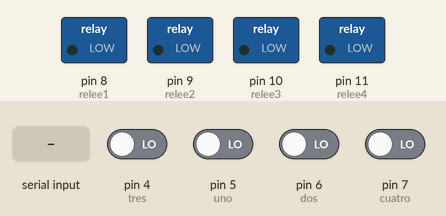
Simulated run of this sketch. Board: Arduino Uno, built with avr-gcc and run on an emulated ATmega328P. On the bench: switched loads named in the sketch (green lamp = pin HIGH). Dashed ring = blinking. The test bench sets the inputs (shaded band); at power-on: pin 4 (tres), pin 5 (uno), pin 6 (dos), pin 7 (cuatro) LOW.

Above: at 1.3 s.
1.4 s: pin 4 (tres) driven HIGH
At 1.6 s:
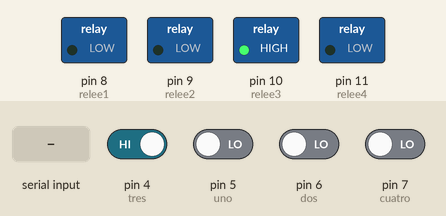
4.4 s: pin 5 (uno) driven HIGH
At 4.8 s:
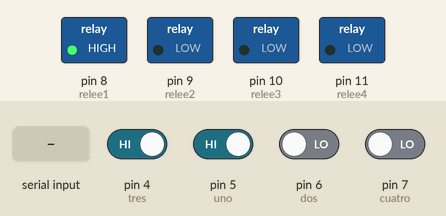
7.4 s: pin 6 (dos) driven HIGH
At 7.6 s:
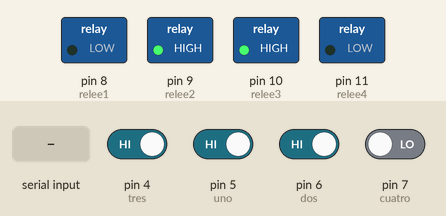
10.4 s: pin 7 (cuatro) driven HIGH
At 10.8 s:
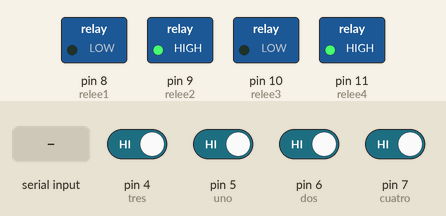
13.4 s: "a" received over Serial
16.4 s: "d" received over Serial
Timing chart, 0 to 20.4 s (numbered marks = the images above; inputs shaded):
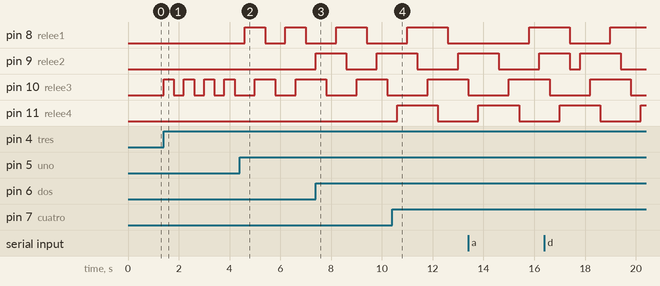

The sketch:

lights.ino
```cpp
#define __DEBUG__

#include <SPI.h>
#include <Wire.h>
#include <Adafruit_GFX.h>
#include <Adafruit_SSD1306.h>

int tres = 4;
int dos = 6;
int cuatro = 7;
int uno = 5;

int relee1 = 8;
int relee2 = 9;
int relee3 = 10;
int relee4 = 11;

int relee1status = 0;
int relee2status = 0;
int relee3status = 0;
int relee4status = 0;

void setup() {

  Serial.begin(9600);
  delay(100);
  //Serial.println("Iniciando pantalla OLED");

  pinMode(uno,INPUT);
  pinMode(dos,INPUT);
  pinMode(tres,INPUT);
  pinMode(cuatro,INPUT);

  pinMode(relee1,OUTPUT);
  pinMode(relee2,OUTPUT);
  pinMode(relee3,OUTPUT);
  pinMode(relee4,OUTPUT);


}


void loop() {


  if (Serial.available()){
    char recibido = Serial.read();
    if (recibido == 'a'){
      relee1status = 1;
    }
    if (recibido == 'b'){
      relee1status = 0;
    }

    if (recibido == 'c'){
      relee2status = 1;
    }
    if (recibido == 'd'){
      relee2status = 0;
    }

    if (recibido == 'e'){
      relee3status = 1;
    }
    if (recibido == 'f'){
      relee3status = 0;
    }

    if (recibido == 'g'){
      relee4status = 1;
    }
    if (recibido == 'h'){
      relee4status = 0;
    }


  }

  if (relee1status == 1){
    digitalWrite(relee1,HIGH);
    }
  if (relee1status == 0 ){
    digitalWrite(relee1,LOW);
    }

  if (relee2status == 1){
    digitalWrite(relee2,HIGH);
    }
  if (relee2status == 0 ){
    digitalWrite(relee2,LOW);
    }

  if (relee3status == 1){
    digitalWrite(relee3,HIGH);
    }
  if (relee3status == 0 ){
    digitalWrite(relee3,LOW);
    }

  if (relee4status == 1){
    digitalWrite(relee4,HIGH);
    }
  if (relee4status == 0 ){
    digitalWrite(relee4,LOW);
    }

  if (digitalRead(uno)){
    if (relee1status == 0){
      digitalWrite(relee1,HIGH);
      relee1status = 1;
    }else{
      digitalWrite(relee1,LOW);
      relee1status = 0;
    }
    delay(400);
  }

  if (digitalRead(dos)){
    if (relee2status == 0 ){
      digitalWrite(relee2,HIGH);
      relee2status  =1;
    }else{
      digitalWrite(relee2,LOW);
      relee2status  =0;
    }
    delay(400);
  }

  if (digitalRead(tres)){
    if (relee3status == 0){
      digitalWrite(relee3,HIGH);
      relee3status  = 1;
    }else {
      digitalWrite(relee3,LOW);
      relee3status  = 0;
    }
    delay(400);
  }

  if (digitalRead(cuatro)){
    if (relee4status == 0){
      digitalWrite(relee4,HIGH);
      relee4status  = 1;
    }else{
      digitalWrite(relee4,LOW);
      relee4status  = 0;
    }
    delay(400);
  }

}
```

Measured:
- after the input at 1.4 s, pin 10 (relee3): alternates HIGH for 0.40 s and LOW for 0.40 s, starting at once
- after the input at 4.4 s, pin 8 (relee1): alternates HIGH for 0.80 s and LOW for 0.80 s, starting after 0.20 s
- after the input at 7.4 s, pin 9 (relee2): LOW → HIGH at once, → LOW 1.2 s later, → HIGH 1.2 s later
- after the input at 10.4 s, pin 11 (relee4): LOW → HIGH after 0.20 s, → LOW 1.6 s later
